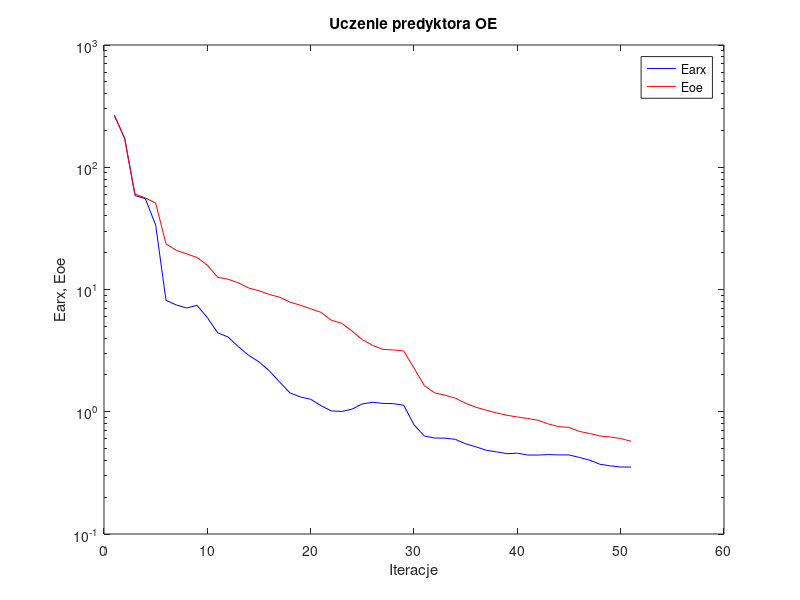
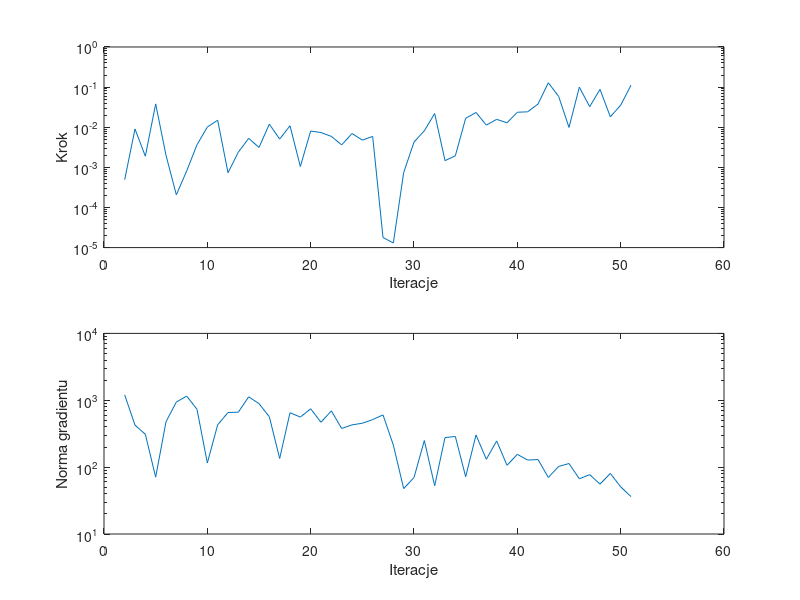

Source code (MATLAB) for these figures, in order:
%uczenie predyktora oe
clear all;
n=0; farx(n+1)=2.668866e+002; foe(n+1)=2.653538e+002; wspucz(n+1)=0.000000e+000; ng(n+1)=0.000000e+000;
%odnowa zmiennej metryki
n=1; farx(n+1)=1.725706e+002; foe(n+1)=1.712214e+002; krok(n+1)=4.927090e-004; ng(n+1)=1.202560e+003;
n=2; farx(n+1)=5.860557e+001; foe(n+1)=6.035308e+001; krok(n+1)=9.041785e-003; ng(n+1)=4.250120e+002;
n=3; farx(n+1)=5.533053e+001; foe(n+1)=5.610218e+001; krok(n+1)=1.892781e-003; ng(n+1)=3.099878e+002;
n=4; farx(n+1)=3.364313e+001; foe(n+1)=5.087027e+001; krok(n+1)=3.814009e-002; ng(n+1)=7.083027e+001;
n=5; farx(n+1)=8.152867e+000; foe(n+1)=2.361130e+001; krok(n+1)=2.001208e-003; ng(n+1)=4.777019e+002;
n=6; farx(n+1)=7.475571e+000; foe(n+1)=2.091020e+001; krok(n+1)=2.064885e-004; ng(n+1)=9.395232e+002;
n=7; farx(n+1)=7.055547e+000; foe(n+1)=1.955495e+001; krok(n+1)=8.121118e-004; ng(n+1)=1.155192e+003;
n=8; farx(n+1)=7.417835e+000; foe(n+1)=1.827693e+001; krok(n+1)=3.660956e-003; ng(n+1)=7.326139e+002;
n=9; farx(n+1)=5.895981e+000; foe(n+1)=1.582519e+001; krok(n+1)=1.012183e-002; ng(n+1)=1.153057e+002;
n=10; farx(n+1)=4.424304e+000; foe(n+1)=1.259333e+001; krok(n+1)=1.495979e-002; ng(n+1)=4.292690e+002;
n=11; farx(n+1)=4.090246e+000; foe(n+1)=1.213531e+001; krok(n+1)=7.348901e-004; ng(n+1)=6.555765e+002;
n=12; farx(n+1)=3.407684e+000; foe(n+1)=1.134823e+001; krok(n+1)=2.391214e-003; ng(n+1)=6.634302e+002;
n=13; farx(n+1)=2.894604e+000; foe(n+1)=1.028863e+001; krok(n+1)=5.294040e-003; ng(n+1)=1.124800e+003;
n=14; farx(n+1)=2.558914e+000; foe(n+1)=9.765521e+000; krok(n+1)=3.128460e-003; ng(n+1)=8.907508e+002;
n=15; farx(n+1)=2.160378e+000; foe(n+1)=9.110263e+000; krok(n+1)=1.193441e-002; ng(n+1)=5.657454e+002;
n=16; farx(n+1)=1.748239e+000; foe(n+1)=8.643619e+000; krok(n+1)=5.062842e-003; ng(n+1)=1.346842e+002;
n=17; farx(n+1)=1.425871e+000; foe(n+1)=7.888580e+000; krok(n+1)=1.086709e-002; ng(n+1)=6.509614e+002;
n=18; farx(n+1)=1.321450e+000; foe(n+1)=7.435850e+000; krok(n+1)=1.046070e-003; ng(n+1)=5.605551e+002;
n=19; farx(n+1)=1.265220e+000; foe(n+1)=6.952659e+000; krok(n+1)=8.029022e-003; ng(n+1)=7.460067e+002;
n=20; farx(n+1)=1.121197e+000; foe(n+1)=6.506882e+000; krok(n+1)=7.366454e-003; ng(n+1)=4.687578e+002;
n=21; farx(n+1)=1.015861e+000; foe(n+1)=5.601957e+000; krok(n+1)=5.915528e-003; ng(n+1)=6.942842e+002;
n=22; farx(n+1)=1.005260e+000; foe(n+1)=5.295010e+000; krok(n+1)=3.625910e-003; ng(n+1)=3.786752e+002;
n=23; farx(n+1)=1.050446e+000; foe(n+1)=4.572152e+000; krok(n+1)=6.970444e-003; ng(n+1)=4.286367e+002;
n=24; farx(n+1)=1.159997e+000; foe(n+1)=3.891085e+000; krok(n+1)=4.766707e-003; ng(n+1)=4.531684e+002;
n=25; farx(n+1)=1.194456e+000; foe(n+1)=3.489909e+000; krok(n+1)=5.915258e-003; ng(n+1)=5.139822e+002;
%odnowa zmiennej metryki
n=26; farx(n+1)=1.170184e+000; foe(n+1)=3.240353e+000; krok(n+1)=1.787154e-005; ng(n+1)=6.046127e+002;
n=27; farx(n+1)=1.164684e+000; foe(n+1)=3.203369e+000; krok(n+1)=1.302585e-005; ng(n+1)=2.134702e+002;
n=28; farx(n+1)=1.130699e+000; foe(n+1)=3.143671e+000; krok(n+1)=7.394073e-004; ng(n+1)=4.775426e+001;
n=29; farx(n+1)=7.825219e-001; foe(n+1)=2.274057e+000; krok(n+1)=4.266621e-003; ng(n+1)=6.988945e+001;
n=30; farx(n+1)=6.331234e-001; foe(n+1)=1.637881e+000; krok(n+1)=8.155298e-003; ng(n+1)=2.498787e+002;
n=31; farx(n+1)=6.095341e-001; foe(n+1)=1.427447e+000; krok(n+1)=2.191235e-002; ng(n+1)=5.260987e+001;
n=32; farx(n+1)=6.083780e-001; foe(n+1)=1.365643e+000; krok(n+1)=1.469780e-003; ng(n+1)=2.769325e+002;
n=33; farx(n+1)=5.946685e-001; foe(n+1)=1.292070e+000; krok(n+1)=1.940049e-003; ng(n+1)=2.873570e+002;
n=34; farx(n+1)=5.462187e-001; foe(n+1)=1.174266e+000; krok(n+1)=1.669364e-002; ng(n+1)=7.179771e+001;
n=35; farx(n+1)=5.165083e-001; foe(n+1)=1.088251e+000; krok(n+1)=2.331822e-002; ng(n+1)=3.022546e+002;
n=36; farx(n+1)=4.838024e-001; foe(n+1)=1.029548e+000; krok(n+1)=1.129495e-002; ng(n+1)=1.311016e+002;
n=37; farx(n+1)=4.696191e-001; foe(n+1)=9.784103e-001; krok(n+1)=1.571994e-002; ng(n+1)=2.463382e+002;
n=38; farx(n+1)=4.540687e-001; foe(n+1)=9.358048e-001; krok(n+1)=1.289397e-002; ng(n+1)=1.065040e+002;
n=39; farx(n+1)=4.582483e-001; foe(n+1)=9.066032e-001; krok(n+1)=2.362755e-002; ng(n+1)=1.553017e+002;
n=40; farx(n+1)=4.426355e-001; foe(n+1)=8.806181e-001; krok(n+1)=2.421456e-002; ng(n+1)=1.275342e+002;
n=41; farx(n+1)=4.423288e-001; foe(n+1)=8.522651e-001; krok(n+1)=3.786424e-002; ng(n+1)=1.298910e+002;
n=42; farx(n+1)=4.462950e-001; foe(n+1)=7.947873e-001; krok(n+1)=1.283701e-001; ng(n+1)=7.008146e+001;
n=43; farx(n+1)=4.435768e-001; foe(n+1)=7.554943e-001; krok(n+1)=5.857529e-002; ng(n+1)=1.023828e+002;
n=44; farx(n+1)=4.434862e-001; foe(n+1)=7.444029e-001; krok(n+1)=9.876893e-003; ng(n+1)=1.132486e+002;
n=45; farx(n+1)=4.230127e-001; foe(n+1)=6.909504e-001; krok(n+1)=9.963479e-002; ng(n+1)=6.694980e+001;
n=46; farx(n+1)=4.018766e-001; foe(n+1)=6.636729e-001; krok(n+1)=3.252259e-002; ng(n+1)=7.721635e+001;
n=47; farx(n+1)=3.718448e-001; foe(n+1)=6.334526e-001; krok(n+1)=8.776600e-002; ng(n+1)=5.579420e+001;
n=48; farx(n+1)=3.609665e-001; foe(n+1)=6.221748e-001; krok(n+1)=1.818608e-002; ng(n+1)=8.045011e+001;
n=49; farx(n+1)=3.530706e-001; foe(n+1)=6.034135e-001; krok(n+1)=3.542231e-002; ng(n+1)=5.077508e+001;
n=50; farx(n+1)=3.528487e-001; foe(n+1)=5.741664e-001; krok(n+1)=1.115271e-001; ng(n+1)=3.625465e+001;

figure; semilogy(farx,'b'); hold on; semilogy(foe,'r'); xlabel('Iteracje'); ylabel('Earx, Eoe'); legend('Earx','Eoe'); title('Uczenie predyktora OE');
figure; subplot(2,1,1); semilogy(krok); xlabel('Iteracje'); ylabel('Krok');
subplot(2,1,2); semilogy(ng); xlabel('Iteracje'); ylabel('Norma gradientu');
Earx=farx(n+1)
Eoe=foe(n+1)
